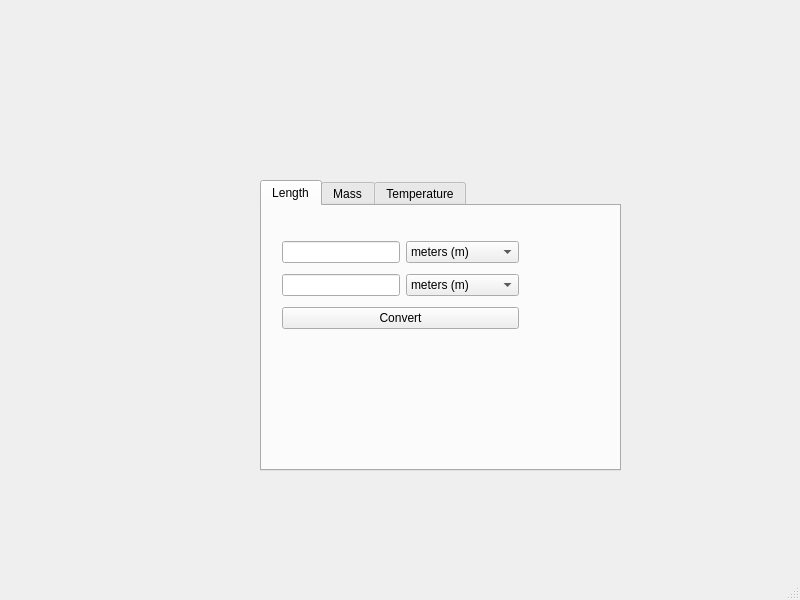
<?xml version="1.0" encoding="UTF-8"?>
<ui version="4.0">
 <class>MainWindow</class>
 <widget class="QMainWindow" name="MainWindow">
  <property name="geometry">
   <rect>
    <x>0</x>
    <y>0</y>
    <width>800</width>
    <height>600</height>
   </rect>
  </property>
  <property name="windowTitle">
   <string>MainWindow</string>
  </property>
  <widget class="QWidget" name="centralwidget">
   <widget class="QTabWidget" name="tabWidget">
    <property name="geometry">
     <rect>
      <x>260</x>
      <y>180</y>
      <width>361</width>
      <height>291</height>
     </rect>
    </property>
    <property name="currentIndex">
     <number>0</number>
    </property>
    <widget class="QWidget" name="Length">
     <attribute name="title">
      <string>Length</string>
     </attribute>
     <widget class="QWidget" name="layoutWidget">
      <property name="geometry">
       <rect>
        <x>20</x>
        <y>30</y>
        <width>237</width>
        <height>101</height>
       </rect>
      </property>
      <layout class="QVBoxLayout" name="verticalLayout">
       <item>
        <layout class="QHBoxLayout" name="horizontalLayout_3">
         <item>
          <widget class="QLineEdit" name="editTop_2"/>
         </item>
         <item>
          <widget class="QComboBox" name="comboTopUnit_2">
           <item>
            <property name="text">
             <string>meters (m)</string>
            </property>
           </item>
           <item>
            <property name="text">
             <string>kilometers (km)</string>
            </property>
           </item>
           <item>
            <property name="text">
             <string>inches (in)</string>
            </property>
           </item>
           <item>
            <property name="text">
             <string>feet (ft)</string>
            </property>
           </item>
           <item>
            <property name="text">
             <string>miles (mi)</string>
            </property>
           </item>
          </widget>
         </item>
        </layout>
       </item>
       <item>
        <layout class="QHBoxLayout" name="horizontalLayout_4">
         <item>
          <widget class="QLineEdit" name="editBottom_2"/>
         </item>
         <item>
          <widget class="QComboBox" name="comboBottomUnit_2">
           <item>
            <property name="text">
             <string>meters (m)</string>
            </property>
           </item>
           <item>
            <property name="text">
             <string>kilometers (km)</string>
            </property>
           </item>
           <item>
            <property name="text">
             <string>inches (in)</string>
            </property>
           </item>
           <item>
            <property name="text">
             <string>feet (ft)</string>
            </property>
           </item>
           <item>
            <property name="text">
             <string>miles (mi)</string>
            </property>
           </item>
          </widget>
         </item>
        </layout>
       </item>
       <item>
        <widget class="QPushButton" name="btnConvert_2">
         <property name="text">
          <string>Convert</string>
         </property>
        </widget>
       </item>
      </layout>
     </widget>
    </widget>
    <widget class="QWidget" name="Mass">
     <attribute name="title">
      <string>Mass</string>
     </attribute>
     <widget class="QWidget" name="layoutWidget">
      <property name="geometry">
       <rect>
        <x>30</x>
        <y>30</y>
        <width>237</width>
        <height>101</height>
       </rect>
      </property>
      <layout class="QVBoxLayout" name="verticalLayout_2">
       <item>
        <layout class="QHBoxLayout" name="horizontalLayout_5">
         <item>
          <widget class="QLineEdit" name="editTop_3"/>
         </item>
         <item>
          <widget class="QComboBox" name="comboTopUnit_3">
           <item>
            <property name="text">
             <string>kilograms (kg)</string>
            </property>
           </item>
           <item>
            <property name="text">
             <string>pounds (lb)</string>
            </property>
           </item>
           <item>
            <property name="text">
             <string>ounces (oz)</string>
            </property>
           </item>
          </widget>
         </item>
        </layout>
       </item>
       <item>
        <layout class="QHBoxLayout" name="horizontalLayout_6">
         <item>
          <widget class="QLineEdit" name="editBottom_3"/>
         </item>
         <item>
          <widget class="QComboBox" name="comboBottomUnit_3">
           <item>
            <property name="text">
             <string>kilograms (kg)</string>
            </property>
           </item>
           <item>
            <property name="text">
             <string>pounds (lb)</string>
            </property>
           </item>
           <item>
            <property name="text">
             <string>ounces (oz)</string>
            </property>
           </item>
          </widget>
         </item>
        </layout>
       </item>
       <item>
        <widget class="QPushButton" name="btnConvert_3">
         <property name="text">
          <string>Convert</string>
         </property>
        </widget>
       </item>
      </layout>
     </widget>
    </widget>
    <widget class="QWidget" name="Temperature">
     <attribute name="title">
      <string>Temperature</string>
     </attribute>
     <widget class="QWidget" name="layoutWidget">
      <property name="geometry">
       <rect>
        <x>20</x>
        <y>30</y>
        <width>237</width>
        <height>101</height>
       </rect>
      </property>
      <layout class="QVBoxLayout" name="verticalLayout_3">
       <item>
        <layout class="QHBoxLayout" name="horizontalLayout">
         <item>
          <widget class="QLineEdit" name="editTop"/>
         </item>
         <item>
          <widget class="QComboBox" name="comboTopUnit">
           <item>
            <property name="text">
             <string>Celsius (°C)</string>
            </property>
           </item>
           <item>
            <property name="text">
             <string>Fahrenheit (°F)</string>
            </property>
           </item>
           <item>
            <property name="text">
             <string>Kelvin (K)</string>
            </property>
           </item>
          </widget>
         </item>
        </layout>
       </item>
       <item>
        <layout class="QHBoxLayout" name="horizontalLayout_2">
         <item>
          <widget class="QLineEdit" name="editBottom"/>
         </item>
         <item>
          <widget class="QComboBox" name="comboBottomUnit">
           <item>
            <property name="text">
             <string>Celsius (°C)</string>
            </property>
           </item>
           <item>
            <property name="text">
             <string>Fahrenheit (°F)</string>
            </property>
           </item>
           <item>
            <property name="text">
             <string>Kelvin (K)</string>
            </property>
           </item>
          </widget>
         </item>
        </layout>
       </item>
       <item>
        <widget class="QPushButton" name="btnConvert">
         <property name="text">
          <string>Convert</string>
         </property>
        </widget>
       </item>
      </layout>
     </widget>
    </widget>
   </widget>
  </widget>
  <widget class="QMenuBar" name="menubar">
   <property name="geometry">
    <rect>
     <x>0</x>
     <y>0</y>
     <width>800</width>
     <height>26</height>
    </rect>
   </property>
  </widget>
  <widget class="QStatusBar" name="statusbar"/>
 </widget>
 <resources/>
 <connections/>
</ui>
